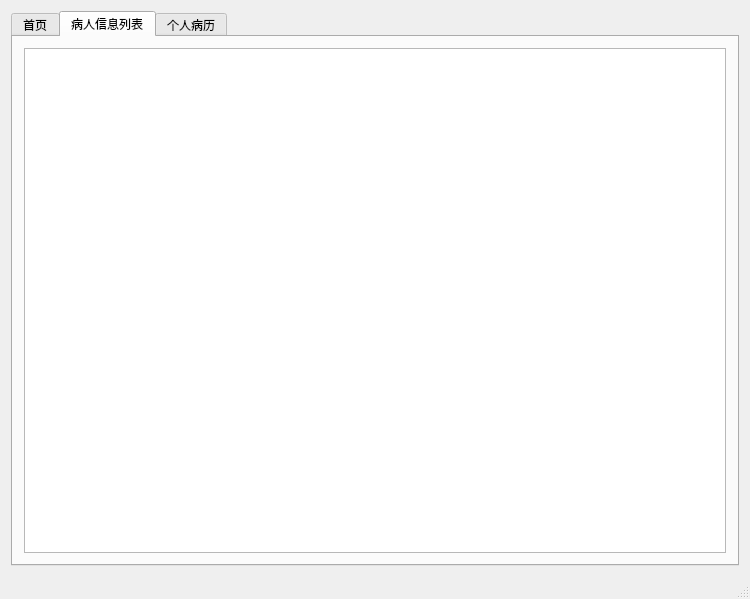
<?xml version="1.0" encoding="UTF-8"?>
<ui version="4.0">
 <class>MainWindow</class>
 <widget class="QMainWindow" name="MainWindow">
  <property name="geometry">
   <rect>
    <x>0</x>
    <y>0</y>
    <width>750</width>
    <height>599</height>
   </rect>
  </property>
  <property name="windowTitle">
   <string>MainWindow</string>
  </property>
  <property name="styleSheet">
   <string notr="true"/>
  </property>
  <widget class="QWidget" name="centralWidget">
   <layout class="QHBoxLayout" name="horizontalLayout">
    <item>
     <widget class="QTabWidget" name="tabWidget">
      <property name="styleSheet">
       <string notr="true"/>
      </property>
      <property name="currentIndex">
       <number>1</number>
      </property>
      <widget class="QWidget" name="tab">
       <attribute name="title">
        <string>首页</string>
       </attribute>
      </widget>
      <widget class="QWidget" name="tab_2">
       <attribute name="title">
        <string>病人信息列表</string>
       </attribute>
       <layout class="QHBoxLayout" name="horizontalLayout_2">
        <item>
         <widget class="QTableView" name="tableView"/>
        </item>
       </layout>
      </widget>
      <widget class="QWidget" name="tab_3">
       <attribute name="title">
        <string>个人病历</string>
       </attribute>
       <widget class="QTextEdit" name="textEdit">
        <property name="geometry">
         <rect>
          <x>403</x>
          <y>30</y>
          <width>311</width>
          <height>371</height>
         </rect>
        </property>
       </widget>
       <widget class="QLabel" name="label_2">
        <property name="geometry">
         <rect>
          <x>403</x>
          <y>10</y>
          <width>321</width>
          <height>20</height>
         </rect>
        </property>
        <property name="text">
         <string>                      病历</string>
        </property>
       </widget>
       <widget class="QLabel" name="label">
        <property name="geometry">
         <rect>
          <x>0</x>
          <y>0</y>
          <width>151</width>
          <height>151</height>
         </rect>
        </property>
        <property name="styleSheet">
         <string notr="true">border-color: rgb(0, 0, 0);
background-color: rgb(141, 141, 106);</string>
        </property>
        <property name="text">
         <string>照片</string>
        </property>
       </widget>
       <widget class="QWidget" name="formLayoutWidget">
        <property name="geometry">
         <rect>
          <x>0</x>
          <y>160</y>
          <width>251</width>
          <height>261</height>
         </rect>
        </property>
        <layout class="QFormLayout" name="formLayout">
         <item row="0" column="0">
          <widget class="QPushButton" name="pushButton">
           <property name="text">
            <string>姓名</string>
           </property>
          </widget>
         </item>
         <item row="0" column="1">
          <widget class="QLineEdit" name="lineEdit">
           <property name="text">
            <string/>
           </property>
          </widget>
         </item>
         <item row="1" column="0">
          <widget class="QPushButton" name="pushButton_9">
           <property name="text">
            <string>出生日期</string>
           </property>
          </widget>
         </item>
         <item row="1" column="1">
          <widget class="QLineEdit" name="lineEdit_5"/>
         </item>
         <item row="2" column="0">
          <widget class="QPushButton" name="pushButton_2">
           <property name="text">
            <string>性别</string>
           </property>
          </widget>
         </item>
         <item row="2" column="1">
          <widget class="QLineEdit" name="lineEdit_2"/>
         </item>
         <item row="3" column="0">
          <widget class="QPushButton" name="pushButton_3">
           <property name="text">
            <string>年龄</string>
           </property>
          </widget>
         </item>
         <item row="3" column="1">
          <widget class="QLineEdit" name="lineEdit_3"/>
         </item>
         <item row="5" column="0">
          <widget class="QPushButton" name="pushButton_10">
           <property name="text">
            <string>家庭地址</string>
           </property>
          </widget>
         </item>
         <item row="6" column="0">
          <widget class="QPushButton" name="pushButton_4">
           <property name="text">
            <string>民族</string>
           </property>
          </widget>
         </item>
         <item row="6" column="1">
          <widget class="QLineEdit" name="lineEdit_6"/>
         </item>
         <item row="7" column="0">
          <widget class="QPushButton" name="pushButton_5">
           <property name="text">
            <string>医保卡号</string>
           </property>
          </widget>
         </item>
         <item row="7" column="1">
          <widget class="QLineEdit" name="lineEdit_4"/>
         </item>
         <item row="5" column="1">
          <widget class="QLineEdit" name="lineEdit_7"/>
         </item>
        </layout>
       </widget>
       <widget class="QWidget" name="horizontalLayoutWidget">
        <property name="geometry">
         <rect>
          <x>0</x>
          <y>420</y>
          <width>251</width>
          <height>80</height>
         </rect>
        </property>
        <layout class="QHBoxLayout" name="horizontalLayout_3">
         <item>
          <widget class="QPushButton" name="pushButton_7">
           <property name="text">
            <string>取消</string>
           </property>
          </widget>
         </item>
         <item>
          <widget class="QPushButton" name="pushButton_8">
           <property name="text">
            <string>保存</string>
           </property>
          </widget>
         </item>
        </layout>
       </widget>
       <widget class="QWidget" name="formLayoutWidget_2">
        <property name="geometry">
         <rect>
          <x>160</x>
          <y>10</y>
          <width>221</width>
          <height>33</height>
         </rect>
        </property>
        <layout class="QFormLayout" name="formLayout_2">
         <item row="0" column="0">
          <widget class="QPushButton" name="pushButton_11">
           <property name="text">
            <string>查找病号</string>
           </property>
          </widget>
         </item>
         <item row="0" column="1">
          <widget class="QLineEdit" name="lineEdit_8"/>
         </item>
        </layout>
       </widget>
       <widget class="QWidget" name="horizontalLayoutWidget_2">
        <property name="geometry">
         <rect>
          <x>160</x>
          <y>40</y>
          <width>221</width>
          <height>33</height>
         </rect>
        </property>
        <layout class="QHBoxLayout" name="horizontalLayout_4">
         <item>
          <widget class="QPushButton" name="pushButton_13">
           <property name="text">
            <string>取消</string>
           </property>
          </widget>
         </item>
         <item>
          <widget class="QPushButton" name="pushButton_12">
           <property name="text">
            <string>确定</string>
           </property>
          </widget>
         </item>
        </layout>
       </widget>
      </widget>
     </widget>
    </item>
   </layout>
  </widget>
  <widget class="QStatusBar" name="statusBar"/>
 </widget>
 <layoutdefault spacing="6" margin="11"/>
 <resources/>
 <connections/>
</ui>
